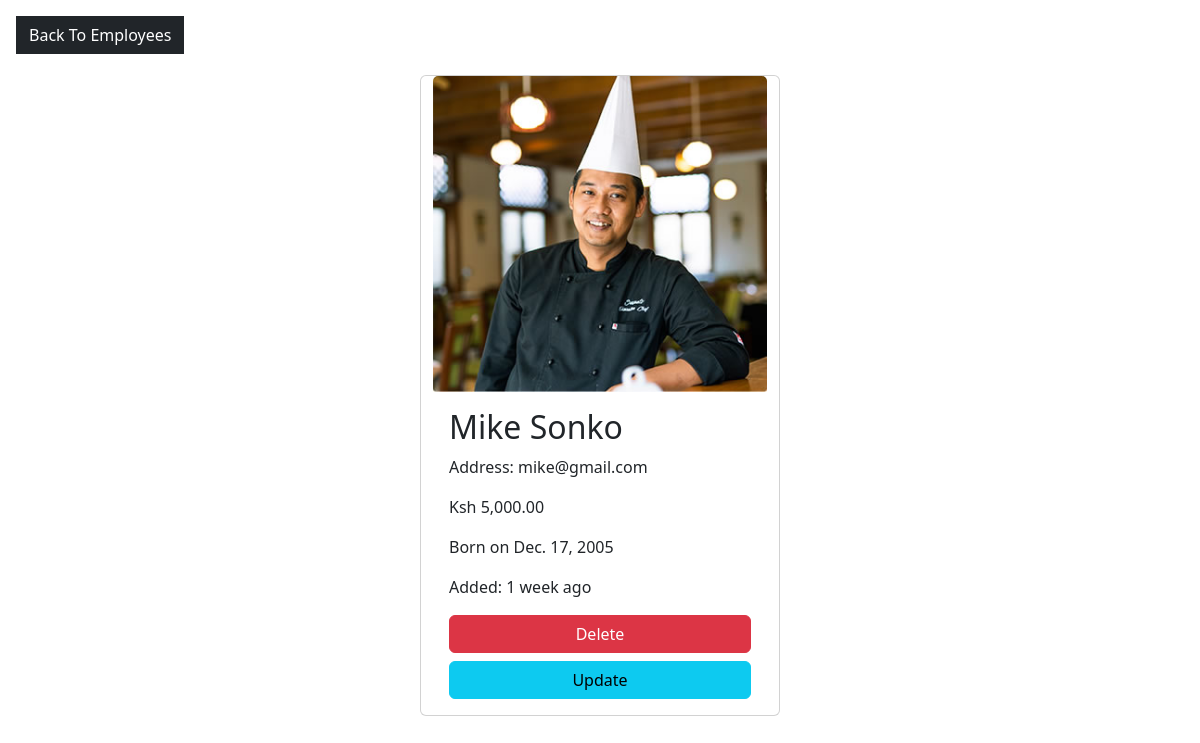
The app's page /employees/2 (signed in) with its own data.
### mainapp/models.py (models this page shows, shortened)
class Employee(models.Model):
    name = models.CharField(max_length=50)
    email = models.EmailField(unique=True)
    dob = models.DateField(null=True)
    salary = models.DecimalField(max_digits=8, decimal_places=2)
    disabled = models.BooleanField(default=False)
    profile = models.ImageField(upload_to=unique_img_name, null=True, default="employees/employee.png")
    created_at = models.DateTimeField(auto_now_add=True, null=True)
    updated_at = models.DateTimeField(auto_now=True, null=True)

### mainapp/views.py (the view)
# urls.py: path('employees/<int:emp_id>', views.employee_details, name="details"),
@login_required
def employee_details(request, emp_id):
    employee = Employee.objects.get(pk=emp_id)
    return render(request, 'employee_details.html', {"employee":employee})

### templates/employee_details.html (shortened to what this page needs)
{% extends "base.html" %}
{% load humanize%}
{% block content%}
    <a href={% url 'all'%} class="btn btn-dark rounded-0 m-3">Back To Employees</a>
    <div class="container">
        <div class="row justify-content-center">
            <div class="card">
                {% if employee.profile %}
                <img src="{{ employee.profile.url}}" alt="" class="card-img-top">
                {% endif %}
                <div class="card-body">
                    <h2 class="card-title">{{ employee.name}}</h2>
                    <p class="card-text">Address: {{employee.email}}</p>
                    <p class="card-text">Ksh {{employee.salary | intcomma}}</p>
                    <p class="card-text">Born on {{employee.dob}}</p>
                    <p class="card-text">Added: {{employee.created_at | naturaltime}}</p>
                    {% if perms.mainapp.delete_employee %}
                    <a href="{% url 'delete' employee.id %}" class="btn btn-danger w-100">Delete</a>
                    {% endif %}
                    <br>
                    {% if perms.mainapp.change_employee %}
                    <a href="{% url 'update' employee.id %}" class="btn btn-info w-100 mt-2">Update</a>
                    {% endif %}
                </div>
            </div>
        </div>
    </div>
 {%  endblock content %}

### templates/employee_details.html (style rules this page uses)
.container { height: 40%; width:30%; margin-top: 5px; }

### records on screen
Employee: profile (picture), name "Mike Sonko", email "mike@gmail.com", salary "5,000.00", dob "Dec. 17, 2005", created_at "1 week ago"
